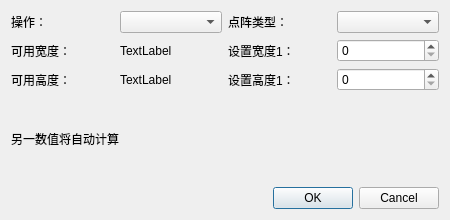
<?xml version="1.0" encoding="UTF-8"?>
<ui version="4.0">
 <class>SelfDefineScreen</class>
 <widget class="QDialog" name="SelfDefineScreen">
  <property name="geometry">
   <rect>
    <x>0</x>
    <y>0</y>
    <width>450</width>
    <height>220</height>
   </rect>
  </property>
  <property name="minimumSize">
   <size>
    <width>450</width>
    <height>220</height>
   </size>
  </property>
  <property name="windowTitle">
   <string>Dialog</string>
  </property>
  <layout class="QVBoxLayout" name="verticalLayout">
   <item>
    <layout class="QHBoxLayout" name="horizontalLayout_3">
     <item>
      <widget class="QLabel" name="label">
       <property name="text">
        <string>操作：</string>
       </property>
      </widget>
     </item>
     <item>
      <widget class="QComboBox" name="combo_Layout"/>
     </item>
     <item>
      <widget class="QLabel" name="label_7">
       <property name="text">
        <string>点阵类型：</string>
       </property>
      </widget>
     </item>
     <item>
      <widget class="QComboBox" name="combo_PointKind"/>
     </item>
    </layout>
   </item>
   <item>
    <layout class="QHBoxLayout" name="horizontalLayout">
     <item>
      <widget class="QLabel" name="label_2">
       <property name="text">
        <string>可用宽度：</string>
       </property>
      </widget>
     </item>
     <item>
      <widget class="QLabel" name="lab_AvailWidth">
       <property name="text">
        <string>TextLabel</string>
       </property>
      </widget>
     </item>
     <item>
      <widget class="QLabel" name="label_5">
       <property name="text">
        <string>设置宽度1：</string>
       </property>
      </widget>
     </item>
     <item>
      <widget class="QSpinBox" name="spin_SetWidth"/>
     </item>
    </layout>
   </item>
   <item>
    <layout class="QHBoxLayout" name="horizontalLayout_2">
     <item>
      <widget class="QLabel" name="label_3">
       <property name="text">
        <string>可用高度：</string>
       </property>
      </widget>
     </item>
     <item>
      <widget class="QLabel" name="lab_AvailHeight">
       <property name="text">
        <string>TextLabel</string>
       </property>
      </widget>
     </item>
     <item>
      <widget class="QLabel" name="label_4">
       <property name="text">
        <string>设置高度1：</string>
       </property>
      </widget>
     </item>
     <item>
      <widget class="QSpinBox" name="spin_SetHeight"/>
     </item>
    </layout>
   </item>
   <item>
    <widget class="QLabel" name="label_6">
     <property name="text">
      <string>另一数值将自动计算</string>
     </property>
    </widget>
   </item>
   <item>
    <widget class="QDialogButtonBox" name="buttonBox">
     <property name="orientation">
      <enum>Qt::Horizontal</enum>
     </property>
     <property name="standardButtons">
      <set>QDialogButtonBox::Cancel|QDialogButtonBox::Ok</set>
     </property>
    </widget>
   </item>
  </layout>
 </widget>
 <resources/>
 <connections>
  <connection>
   <sender>buttonBox</sender>
   <signal>accepted()</signal>
   <receiver>SelfDefineScreen</receiver>
   <slot>accept()</slot>
   <hints>
    <hint type="sourcelabel">
     <x>248</x>
     <y>254</y>
    </hint>
    <hint type="destinationlabel">
     <x>157</x>
     <y>274</y>
    </hint>
   </hints>
  </connection>
  <connection>
   <sender>buttonBox</sender>
   <signal>rejected()</signal>
   <receiver>SelfDefineScreen</receiver>
   <slot>reject()</slot>
   <hints>
    <hint type="sourcelabel">
     <x>316</x>
     <y>260</y>
    </hint>
    <hint type="destinationlabel">
     <x>286</x>
     <y>274</y>
    </hint>
   </hints>
  </connection>
 </connections>
</ui>
